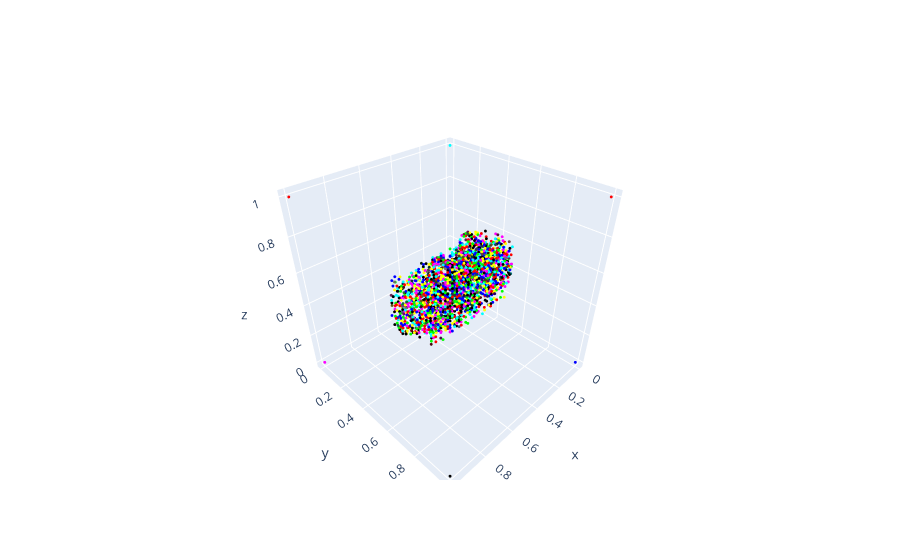

Source (notebook cell):
### Code cell
demo_file = "/media/aditya/DATA/data/synthetic_data/MCSG3D_data/synthetic/three_ops/expressions.txt"

expressions = open(demo_file, 'r').readlines()
expressions = [x.strip().split("__") for x in expressions]
x = random.choice(range(len(expressions)))
expression = expressions[x]
sketcher = Sketcher(device="cuda", resolution=64, n_dims=3)
print(expression)
parsed_expr = macro_str_to_expr(expression, to_cuda=True)
print(parsed_expr)
parsed_expr = resolve_macros(parsed_expr, device="cuda")

sdf = expr_to_sdf(parsed_expr, sketcher=sketcher, mode='naive', rectify_transform=True)
sdf = sdf.cpu().numpy()

fig = get_figure(sdf, res=64)
fig.show()

### Figure 1 — Plotly figure (JSON) as saved in the notebook; plotly's stock layout.template omitted (floating-point values rounded to 4 significant figures; data arrays with more than 128 entries replaced by an {"elided": "..."} marker saying what was removed)
{"data": [{"marker": {"color": {"elided": "2508x3 int values"}, "size": 1}, "mode": "markers", "type": "scatter3d", "x": {"elided": "2508 float values"}, "y": {"elided": "2508 float values"}, "z": {"elided": "2508 float values"}}], "layout": {"scene": {"xaxis": {"visible": true}, "yaxis": {"visible": true}, "zaxis": {"visible": true}}}}
